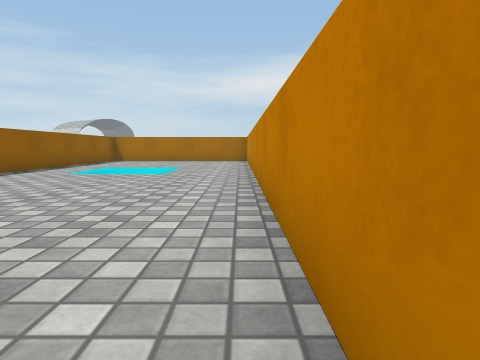
View 1 (above)

16 first-person views from a walk through a scene from a Unity 3-D project. The camera is 0.59 m above the floor, tilts 6° down and sees 75° across. The floor is counted in squares, 1 m on a side. Each view is taken from the middle of a square. On the plan, view 1 faces up. The plan holds only what a view shows up to about 9 squares ahead; the rest is blank. The place goes on beyond the plan. Some animated figures are not drawn. Surface patterns are stand-ins for the level's own textures.

View 2
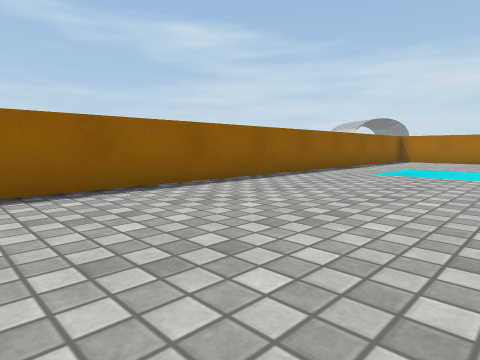

View 3
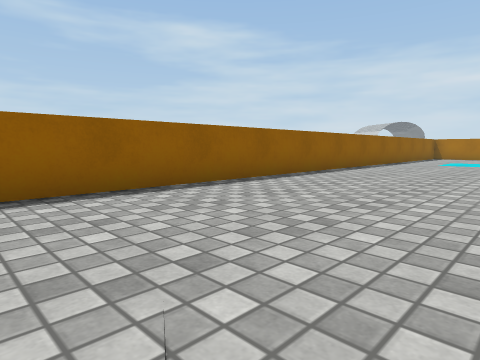

View 4
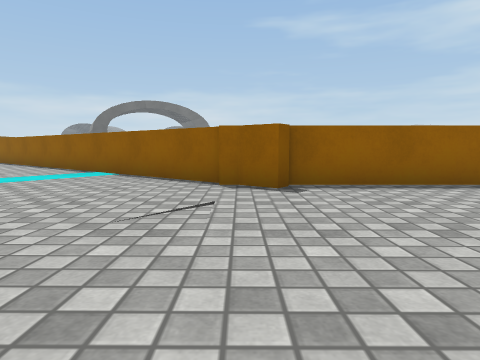

View 5
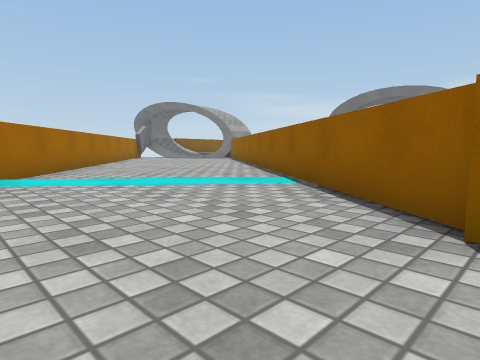

View 6
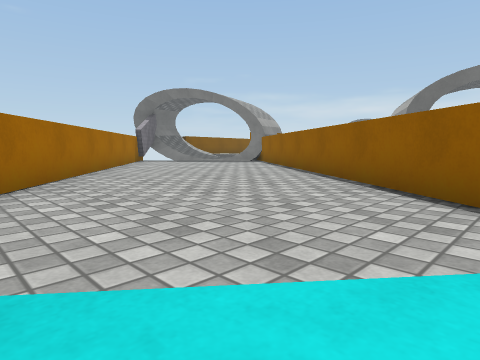

View 7
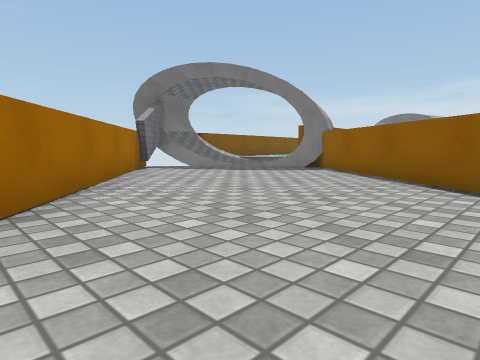

View 8
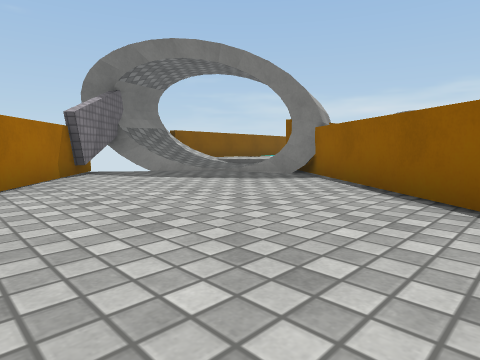

View 9
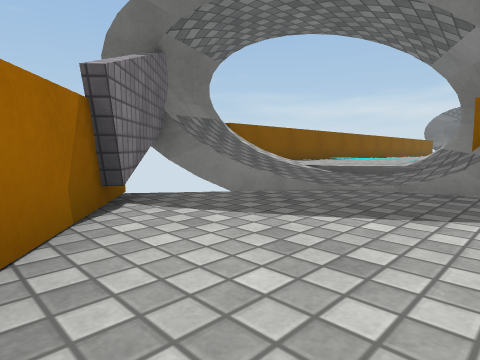

View 10
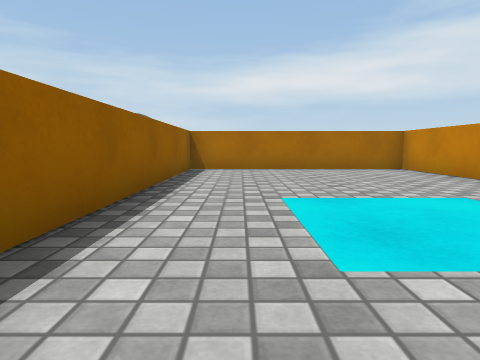

View 11
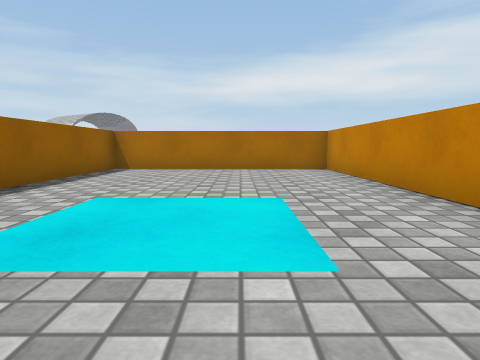

View 12
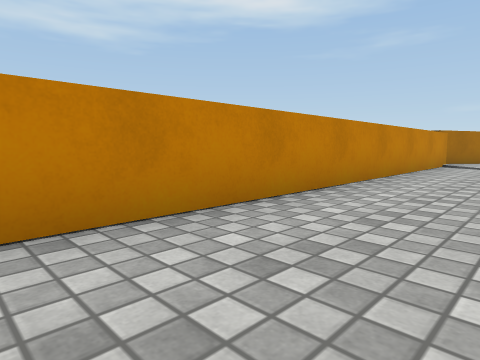

View 13
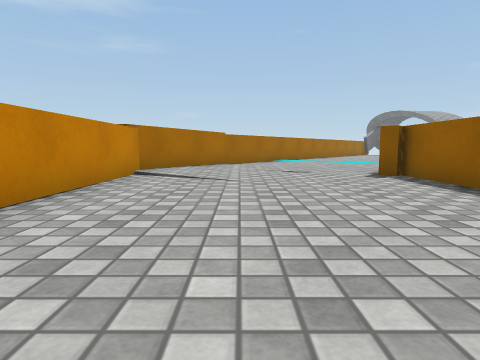

View 14
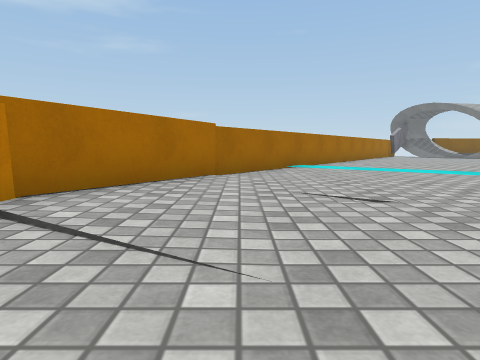

View 15
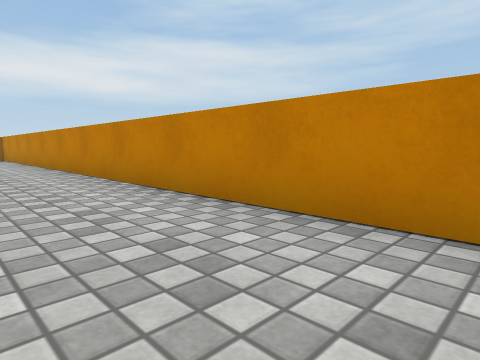

View 16
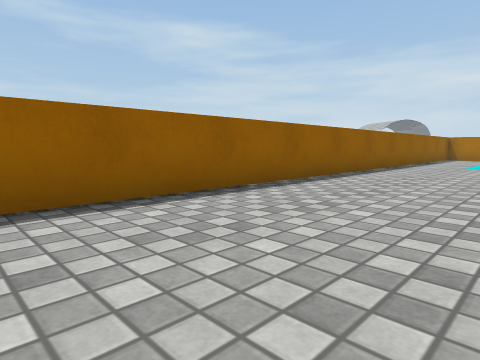

### Floor plan
Key: @ floor where view 1 was taken; # wall or solid block; . main floor; : floor 0.05 m higher than the main floor; + floor 0.15 m higher than the main floor; * floor 0.2 m higher than the main floor; % floor 0.25 m higher than the main floor; & floor 0.35 m higher than the main floor; $ floor 0.5 m higher than the main floor; / step, stairs or slope; = window, fence, low wall or low ledge.
Columns run from 17 left of view 1 to 1 right of it. Each row starts with its distance up from view 1.
 14            ########
 13            #......#
 12            #......#
 11            #......#
 10            #......#
  9            #......#
  8            #..::..#
  7            #..::..#
  6            #......#
  5            #......#
  4            #......#
  3            #......#
  2            #......#
  1            #......#
  0            #.....@#
 -1            #......#
 -2            #......#
 -3            #......#
 -4            #......#
 -5            ##...:.#
 -6            #....::#
 -7           ##....:##
 -8          ##.....:#
 -9         ##:.....##
-10         #..:...##
-11        ##...:..#
-12       ##.....:##
-13      ##......##
-14     ##......##
-15     #.......#
-16    ##......##
-17   ##......##
-18   #......##
-19   #......#
-20 ###.....##
-21 #%//...##
-22  %+/=.##
-23  *&$###
-24   ###
-25 ##

Where each view was taken, in squares from view 1:
view 1: 0 up, 0 right, facing up
view 2: 0 up, 1 left, facing up-left
view 3: 5 down, 1 left, facing up-left
view 4: 6 down, 0 right, facing left
view 5: 6 down, 3 left, facing down-left
view 6: 10 down, 5 left, facing down-left
view 7: 14 down, 7 left, facing down-left
view 8: 15 down, 9 left, facing down-left
view 9: 19 down, 10 left, facing down-left
view 10: 5 up, 4 left, facing up
view 11: 5 up, 2 left, facing up
view 12: 5 up, 2 left, facing down-right
view 13: 1 up, 2 left, facing down
view 14: 3 down, 2 left, facing down
view 15: 3 down, 2 left, facing up-right
view 16: 3 down, 2 left, facing up-left
